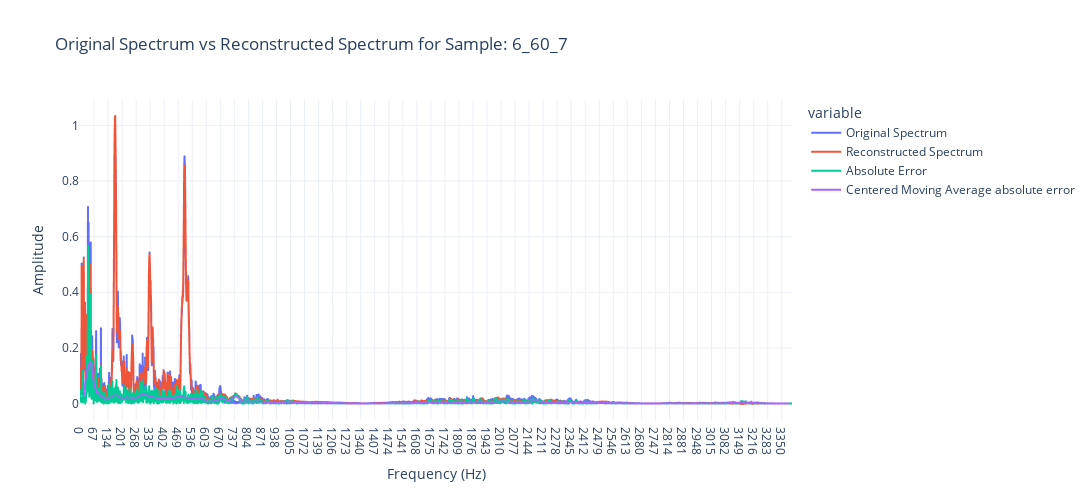
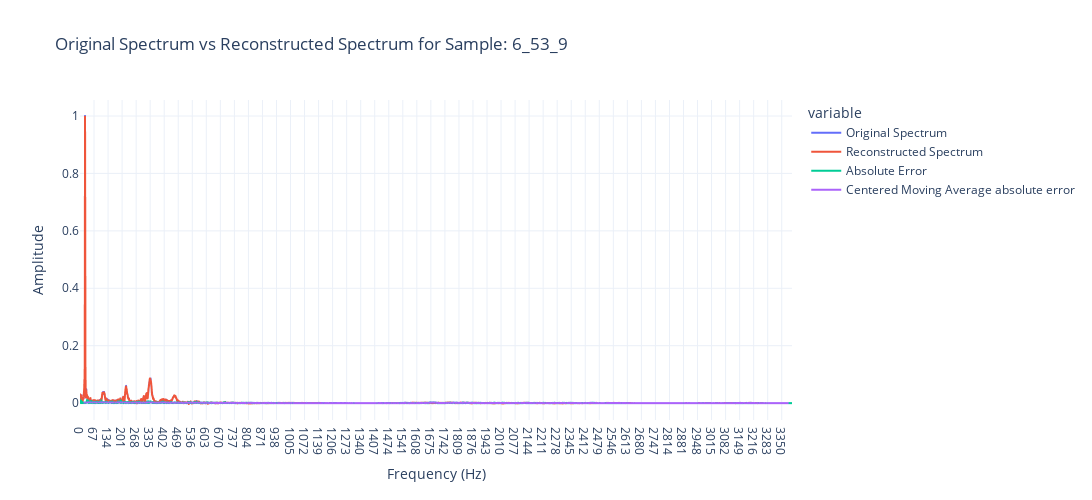

These figures' notebook cell, in order:
### Code cell
# take the first sample with the highest reconstruction error and plot the original spectrum and the reconstructed spectrum
sample_with_highest_error = reconstruction_error_pca_df.sort_values(by='Reconstruction Error', ascending=False).iloc[0]
reconstruction_df_highest = get_reconstruction_analysis_df(sample_with_highest_error['Sample'])
title = "Original Spectrum vs Reconstructed Spectrum for Sample: " + sample_with_highest_error['Sample']
fig = px.line(reconstruction_df_highest,
    labels={'x': 'Frequency (Hz)', 'value': 'Amplitude'},
    title=title,
    width=1200,
    height=500,
    template="plotly_white"
)
#fig.update_traces(name=['Original Spectrum', 'Reconstructed Spectrum'])
fig.update_layout(
    xaxis_title="Frequency (Hz)",
    yaxis_title="Amplitude",
)
fig.show()
sample_with_lowest_error = reconstruction_error_pca_df.sort_values(by='Reconstruction Error', ascending=True).iloc[0]
reconstruction_df_lowest = get_reconstruction_analysis_df(sample_with_lowest_error['Sample'])
title = "Original Spectrum vs Reconstructed Spectrum for Sample: " + sample_with_lowest_error['Sample']
fig = px.line(reconstruction_df_lowest,
    labels={'x': 'Frequency (Hz)', 'value': 'Amplitude'},
    title=title,
    width=1200,
    height=500,
    template="plotly_white"
)
fig.update_layout(
    xaxis_title="Frequency (Hz)",
    yaxis_title="Amplitude",
)
fig.show()

### Figure 1 — Plotly figure (JSON) as saved in the notebook; plotly's stock layout.template omitted (floating-point values rounded to 4 significant figures; data arrays with more than 128 entries replaced by an {"elided": "..."} marker saying what was removed)
{"data": [{"hovertemplate": "variable=Original Spectrum<br>Frequency (Hz)=%{x}<br>Amplitude=%{y}<extra></extra>", "legendgroup": "Original Spectrum", "line": {"color": "#636efa", "dash": "solid"}, "marker": {"symbol": "circle"}, "mode": "lines", "name": "Original Spectrum", "showlegend": true, "type": "scattergl", "x": {"elided": "3400 str values"}, "xaxis": "x", "y": {"elided": "3400 float values"}, "yaxis": "y"}, {"hovertemplate": "variable=Reconstructed Spectrum<br>Frequency (Hz)=%{x}<br>Amplitude=%{y}<extra></extra>", "legendgroup": "Reconstructed Spectrum", "line": {"color": "#EF553B", "dash": "solid"}, "marker": {"symbol": "circle"}, "mode": "lines", "name": "Reconstructed Spectrum", "showlegend": true, "type": "scattergl", "x": {"elided": "3400 str values"}, "xaxis": "x", "y": {"elided": "3400 float values"}, "yaxis": "y"}, {"hovertemplate": "variable=Absolute Error<br>Frequency (Hz)=%{x}<br>Amplitude=%{y}<extra></extra>", "legendgroup": "Absolute Error", "line": {"color": "#00cc96", "dash": "solid"}, "marker": {"symbol": "circle"}, "mode": "lines", "name": "Absolute Error", "showlegend": true, "type": "scattergl", "x": {"elided": "3400 str values"}, "xaxis": "x", "y": {"elided": "3400 float values"}, "yaxis": "y"}, {"hovertemplate": "variable=Centered Moving Average absolute error<br>Frequency (Hz)=%{x}<br>Amplitude=%{y}<extra></extra>", "legendgroup": "Centered Moving Average absolute error", "line": {"color": "#ab63fa", "dash": "solid"}, "marker": {"symbol": "circle"}, "mode": "lines", "name": "Centered Moving Average absolute error", "showlegend": true, "type": "scattergl", "x": {"elided": "3400 str values"}, "xaxis": "x", "y": {"elided": "3400 float values"}, "yaxis": "y"}], "layout": {"height": 500, "legend": {"title": {"text": "variable"}, "tracegroupgap": 0}, "title": {"text": "Original Spectrum vs Reconstructed Spectrum for Sample: 6_60_7"}, "width": 1200, "xaxis": {"anchor": "y", "domain": [0, 1], "title": {"text": "Frequency (Hz)"}}, "yaxis": {"anchor": "x", "domain": [0, 1], "title": {"text": "Amplitude"}}}}

### Figure 2 — Plotly figure (JSON) as saved in the notebook; plotly's stock layout.template omitted (floating-point values rounded to 4 significant figures; data arrays with more than 128 entries replaced by an {"elided": "..."} marker saying what was removed)
{"data": [{"hovertemplate": "variable=Original Spectrum<br>Frequency (Hz)=%{x}<br>Amplitude=%{y}<extra></extra>", "legendgroup": "Original Spectrum", "line": {"color": "#636efa", "dash": "solid"}, "marker": {"symbol": "circle"}, "mode": "lines", "name": "Original Spectrum", "showlegend": true, "type": "scattergl", "x": {"elided": "3400 str values"}, "xaxis": "x", "y": {"elided": "3400 float values"}, "yaxis": "y"}, {"hovertemplate": "variable=Reconstructed Spectrum<br>Frequency (Hz)=%{x}<br>Amplitude=%{y}<extra></extra>", "legendgroup": "Reconstructed Spectrum", "line": {"color": "#EF553B", "dash": "solid"}, "marker": {"symbol": "circle"}, "mode": "lines", "name": "Reconstructed Spectrum", "showlegend": true, "type": "scattergl", "x": {"elided": "3400 str values"}, "xaxis": "x", "y": {"elided": "3400 float values"}, "yaxis": "y"}, {"hovertemplate": "variable=Absolute Error<br>Frequency (Hz)=%{x}<br>Amplitude=%{y}<extra></extra>", "legendgroup": "Absolute Error", "line": {"color": "#00cc96", "dash": "solid"}, "marker": {"symbol": "circle"}, "mode": "lines", "name": "Absolute Error", "showlegend": true, "type": "scattergl", "x": {"elided": "3400 str values"}, "xaxis": "x", "y": {"elided": "3400 float values"}, "yaxis": "y"}, {"hovertemplate": "variable=Centered Moving Average absolute error<br>Frequency (Hz)=%{x}<br>Amplitude=%{y}<extra></extra>", "legendgroup": "Centered Moving Average absolute error", "line": {"color": "#ab63fa", "dash": "solid"}, "marker": {"symbol": "circle"}, "mode": "lines", "name": "Centered Moving Average absolute error", "showlegend": true, "type": "scattergl", "x": {"elided": "3400 str values"}, "xaxis": "x", "y": {"elided": "3400 float values"}, "yaxis": "y"}], "layout": {"height": 500, "legend": {"title": {"text": "variable"}, "tracegroupgap": 0}, "title": {"text": "Original Spectrum vs Reconstructed Spectrum for Sample: 6_53_9"}, "width": 1200, "xaxis": {"anchor": "y", "domain": [0, 1], "title": {"text": "Frequency (Hz)"}}, "yaxis": {"anchor": "x", "domain": [0, 1], "title": {"text": "Amplitude"}}}}
